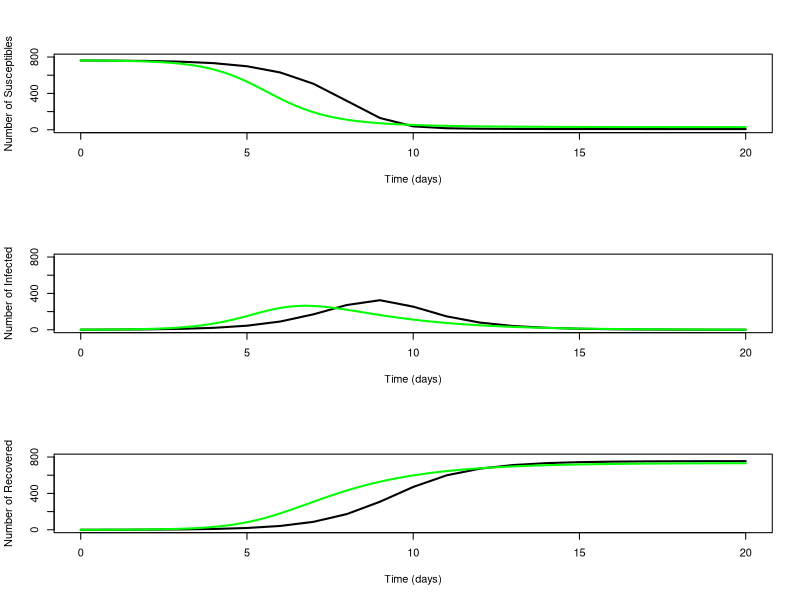

Generate this figure with R:
# Simulation of an SIR Model
# Anis Jonischkeit - Scientific and Parallel Computing


# Set up our time increment and our vector (array) of x (time) values
deltaT = 1                 # time interval

# from, to, time interval
t = seq(0,20,deltaT)

# Constants
r = 0.00218                     # infection rate: people/(1 day)
a = 0.5                         # recovery rate: (infected people)/(1 day)

rT = deltaT * r                 # r at at a single time step
aT = deltaT * a                 # a at at a single time step

# Set up our stock variables and initial conditions
S = vector(length=length(t))    # susceptibles
I = vector(length=length(t))    # infecteds
R = vector(length=length(t))    # recovereds

S[1] = 762
I[1] = 1
R[1] = 0


deltaT2 = 0.1                 # time interval
t2 = seq(0,20,deltaT2)

rT2 = deltaT2 * r                 # r at at a single time step
aT2 = deltaT2 * a                 # a at at a single time step

# Set up our stock variables and initial conditions
S2 = vector(length=length(t2))    # susceptibles
I2 = vector(length=length(t2))    # infecteds
R2 = vector(length=length(t2))    # recovereds

S2[1] = 762
I2[1] = 1
R2[1] = 0

# Loop a standard number of times, starting with i=2 since we've already
# set up the simulation's initial conditions at i=1.
for (i in 2:length(t)) {
    rSI = rT * S[i-1] * I[i-1]
    aI = aT * I[i-1]

    dS = 0 - rSI
    dI = rSI - aI
    dR = aI

    S[i] = S[i-1] + dS
    I[i] = I[i-1] + dI
    R[i] = R[i-1] + dR
}

# Loop a standard number of times, starting with i=2 since we've already
# set up the simulation's initial conditions at i=1.
for (i in 2:length(t2)) {
    rSI = rT2 * S2[i-1] * I2[i-1]
    aI = aT2 * I2[i-1]

    dS = 0 - rSI
    dI = rSI - aI
    dR = aI

    S2[i] = S2[i-1] + dS
    I2[i] = I2[i-1] + dI
    R2[i] = R2[i-1] + dR
}

par(mfrow=c(3,1))

plot(t, S, type="l", col="black", lwd=2, xlab='Time (days)', ylab='Number of Susceptibles', ylim=c(0, 800))#, xlab='Time', ylab='People')
# plot(t2, S2, type="l", col="green", lwd=2, xlab='Time (days)', ylab='Number of People', ylim=c(0, 800))#, xlab='Time', ylab='People')
lines(t2, S2, col="green", lwd=2)
# legend(16, 550, c("Susceptible", "Infected", "Recovered"), lty=c(1, 1), lwd=c(2,2), col=c("black", "green", "blue") )

plot(t, I, type="l", col="black", lwd=2, xlab='Time (days)', ylab='Number of Infected', ylim=c(0, 800))#, xlab='Time', ylab='People')
lines(t2, I2, col="green", lwd=2)

plot(t, R, type="l", col="black", lwd=2, xlab='Time (days)', ylab='Number of Recovered', ylim=c(0, 800))#, xlab='Time', ylab='People')
lines(t2, R2, col="green", lwd=2)


# plot(t, S, type="l", col="black", lwd=2, xlab='Time (days)', ylab='Susceptible', ylim=c(0, 800))#, xlab='Time', ylab='People')
# plot(t, I, type="l", col="green", lwd=2, xlab='Time (days)', ylab='Infected')#, ann=FALSE, axes=FALSE,)
# plot(t, R, type="l", col="blue", lwd=2, xlab='Time (days)', ylab='Recovered', ylim=c(0, 800))#, ann=FALSE, axes=FALSE,)

